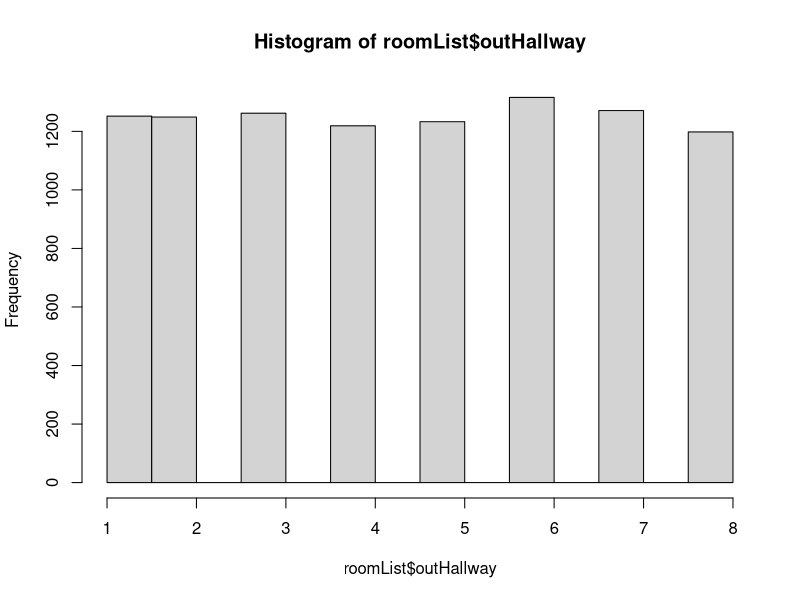

Here is the R script that generated this plot:
## ---- chunk 1
knitr::opts_chunk$set(echo = TRUE)
## ---- chunk 2
halls <- 1:8
doorSymbols <- c("Surf",
                 "Turf",
                 "Fin",
                 "Feather",
                 "Hook",
                 "Crook")
## ---- chunk 3
makeRoom <- function(){
     doors <- sample(doorSymbols, 6)
     outHall <- sample(halls,1)
     fountainPresent <- sample(c(TRUE,FALSE),1)
     if(fountainPresent){
          fountainPosion <- sample(c("Yes","No"),1)
     } else {
          fountainPosion <- " "
     }
     hold <- NULL
     hold <- data.frame(roomName = " ",
                        outHallway = outHall,
                        FountainPresent = fountainPresent,
                        FountainPosioned = fountainPosion,
                        door1 = doors[1],
                        door2 = doors[2],
                        door3 = doors[3],
                        door4 = doors[4],
                        door5 = doors[5],
                        door6 = doors[6])
     return(hold)
     }
roomList <- NULL
for(i in 1:10000){
     currentRoom <- makeRoom()
     roomList <- rbind(roomList,currentRoom)
}
## ---- chunk 4
table(roomList$outHallway)
table(roomList$FountainPresent)
table(roomList$FountainPosioned)
table(roomList$door1)
table(roomList$door2)
table(roomList$door3)
table(roomList$door4)
table(roomList$door5)
table(roomList$door6)
prop.table(table(roomList$outHallway))
prop.table(table(roomList$FountainPresent))
prop.table(table(roomList$FountainPosioned))
prop.table(table(roomList$door1))
prop.table(table(roomList$door2))
prop.table(table(roomList$door3))
prop.table(table(roomList$door4))
prop.table(table(roomList$door5))
prop.table(table(roomList$door6))
hist(roomList$outHallway)
